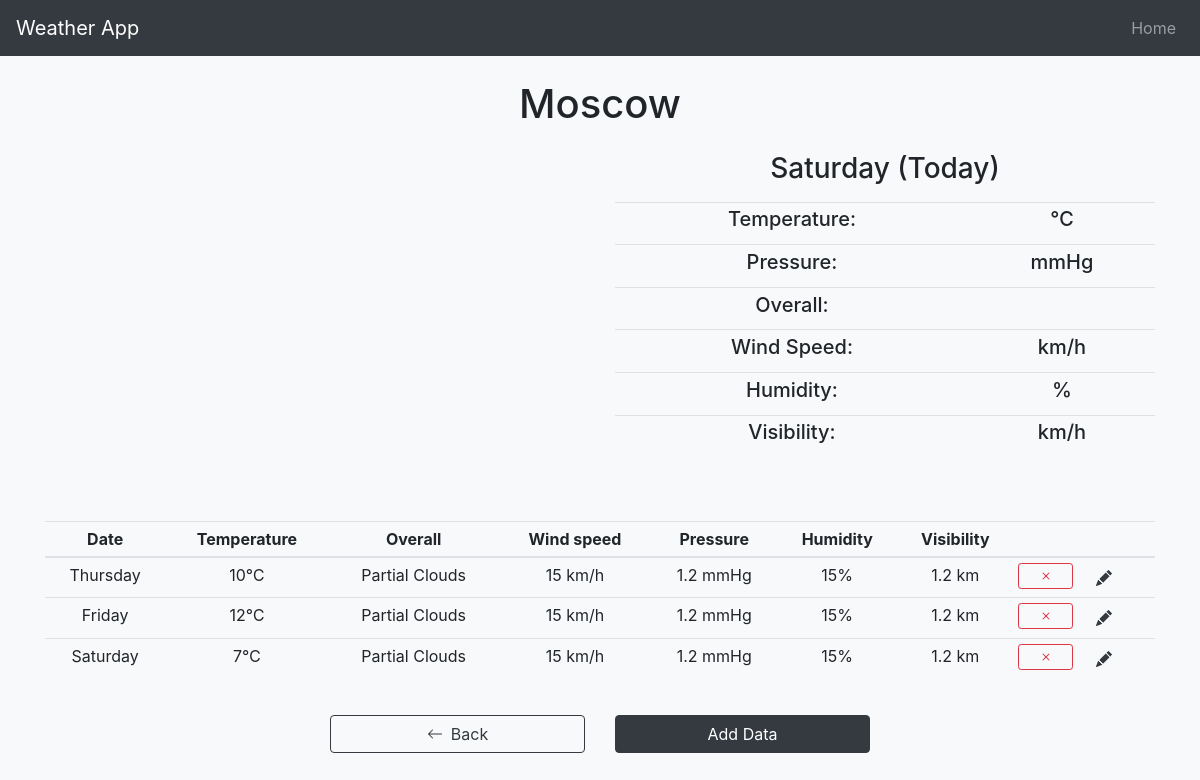
The app's page /detail.php?city=Moscow with its own data.
### tables this page shows
CREATE TABLE `weather` (
  `weather_id` int NOT NULL,
  `temperature` int NOT NULL,
  `wind_speed` int NOT NULL,
  `pressure` float NOT NULL,
  `humidity` int NOT NULL,
  `visibility` float NOT NULL,
  `dates` date NOT NULL,
  `cityId` int NOT NULL,
  `overallId` int NOT NULL,
  `isValid` int NOT NULL DEFAULT '1'
);

CREATE TABLE `overall` (
  `overallId` int NOT NULL,
  `overall` varchar(50) NOT NULL,
  `isValid` int NOT NULL DEFAULT '1'
);

### src/dbRequests/fetchItem.php (called while the page is built, shortened)
<?php
    include_once "db.connect.php";
    $city = ucfirst($_GET['city']);
    $listQuery = "SELECT * FROM weather JOIN city USING (cityId) JOIN overall USING (overallId) WHERE city.city = :city AND weather.isValid=1 ORDER BY weather.dates";
    $listStmt = $conn->prepare($listQuery);
    $listStmt->bindParam(":city",$city,PDO::PARAM_STR);
    $listStmt->execute();
    $weatherList = array();
    foreach ($listStmt->fetchAll() as $var){
        $weather = new WeatherItem($var);
        $weatherList[$var['weather_id']] = $weather;
    }
    class WeatherItem{
        public function __construct($row)
        {
            $this->temperature = $row['temperature'];
            $this->wind_speed = $row['wind_speed'];
            $this->pressure = $row['pressure'];
            $this->humidity = $row['humidity'];
            $this->visibility = $row['visibility'];
            $this->date = $row['dates'];
            $this->overall = $row['overall'];
            $this->overallId = $row['overallId'];
        }
    }
?>

### src/detail.php (the view, shortened to what this page needs)
<?php
    include_once "./dbRequests/fetchItem.php";
?>
<!DOCTYPE html>
<html lang="en">
<head>
   <link rel="stylesheet" href="./assets/style.css">
</head>
<body class="bg-light">
     <?php include_once "./components/nav.php" ?>
     <main class="container">
         <h1 class="text-center my-4"><?php echo $_GET['city'] ?></h1>
         <div class="row">
             <div class="city-chart-container" id="tempChart"></div>
             <div class="col-lg-6 ">
                <h3 class="text-center mb-3"><?php echo date('l'); ?> (Today)</h3>
                <table class="table table-sm">
                    <tbody>
                        <tr>
                            <td><h5>Temperature:</h5></td>
                            <td>
                                <h5><?php echo $singleWeather->temperature ?>℃</h5>
                            </td>
                        </tr>
                        <tr>
                            <td><h5>Pressure:</h5></td>
                            <td>
                                <h5><?php echo $singleWeather->pressure ?> mmHg</h5>
                            </td>
                        </tr>
                        <tr>
                            <td><h5>Overall:</h5></td>
                            <td>
                            </td>
                        </tr>
                        <tr>
                            <td><h5>Wind Speed:</h5></td>
                            <td>
                                <h5><?php echo $singleWeather->wind_speed ?> km/h</h5>
                            </td>
                        </tr>
                        <tr>
                            <td><h5>Humidity:</h5></td>
                            <td>
                                <h5><?php echo $singleWeather->humidity ?>%</h5>
                            </td>
                        </tr>
                        <tr>
                            <td><h5>Visibility:</h5></td>
                            <td>
                                <h5><?php echo $singleWeather->visibility ?> km/h</h5>
                            </td>
                        </tr>
                    </tbody>
                </table>
             </div>
         </div>
         <table class="table table-sm mt-5" >
            <thead>
                <tr>
                    <th scope="col">Date</th>
                    <th scope="col">Temperature</th>
                    <th scope="col">Overall</th>
                    <th scope="col" class='hidden'>Wind speed</th>
                    <th scope="col" class='hidden'>Pressure</th>
                    <th scope="col" class='hidden'>Humidity</th>
                    <th scope="col"  class='hidden'>Visibility</th>
                    <th scope="col"></th>
                    <th scope="col"></th>
                </tr>
            </thead>
            <tbody id="weather-body">
                <?php
                    foreach($weatherList as $key => $val){
                        echo "
                            <tr class='weather-row'>
                                <td data-date='$val->date'>".date("l",strtotime($val->date))."</td>
                                <td data-temp='$val->temperature'>".$val->temperature."℃</td>
                                <td data-overall='$val->overallId'>".$val->overall."</td>
                                <td data-wind='$val->wind_speed' class='hidden'>".$val->wind_speed." km/h</td>
                                <td data-pressure='$val->pressure' class='hidden'>".$val->pressure." mmHg</td>
                                <td data-humid='$val->humidity' class='hidden'>".$val->humidity."%</td>
                                <td data-visibility='$val->visibility' class='hidden'>".$val->visibility." km</td>
                                <td>
                                    <a href='delete.php?city=".$_GET['city']."&weather_id=$key' class='list-btn btn btn-outline-danger btn-sm d-flex h-100 align-items-center justify-content-center'>
                                    </a>
                                </td>
                                <td>
                                    <button
                                        data-id='$key'
                                        data-toggle='modal' data-target='#modalForm' class='edit-btn btn btn-default d-flex h-100 align-items-center'>
                                     </button>
                                </td>
                            </tr>
                        ";
                    }
                ?>
            </tbody>
        </table>
                        <?php include "./components/icon.left.php" ?>
        <div class="row justify-content-center my-3">
            <div class="col-md-3 my-1">
                <a href="/index.php" class="btn btn-block btn-outline-dark d-flex justify-content-center align-items-center">
                    <?php include "./components/icon.left.php" ?>
                    <span class="ml-2">Back</span>
                </a>
            </div>
            <div class="col-md-3 my-1">
                <button id="addBtn" data-toggle="modal" data-target="#modalForm" class="btn btn-block btn-dark">Add Data</button>
            </div>
        </div>
     </main>
</body>
</html>

### records on screen
weather: dates "Thursday", temperature "10", overallId.overall "Partial Clouds", wind_speed "15", pressure "1.2", humidity "15", visibility "1.2"
weather: dates "Friday", temperature "12", overallId.overall "Partial Clouds", wind_speed "15", pressure "1.2", humidity "15", visibility "1.2"
weather: dates "Saturday", temperature "7", overallId.overall "Partial Clouds", wind_speed "15", pressure "1.2", humidity "15", visibility "1.2"

### other values on screen
$_GET['city'] "Moscow"
